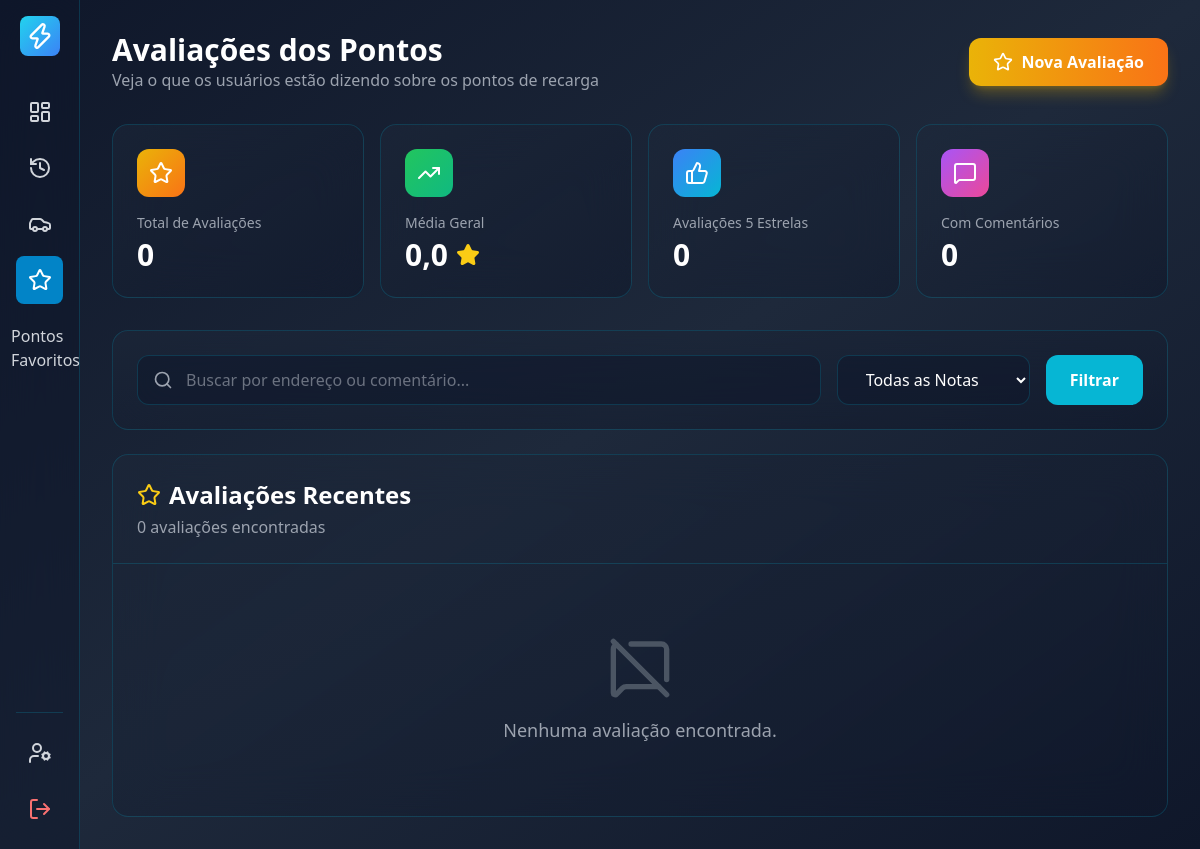
Before: /codigoPWEB/pages/PHP/avaliacoes.php (signed in) with the older database file.
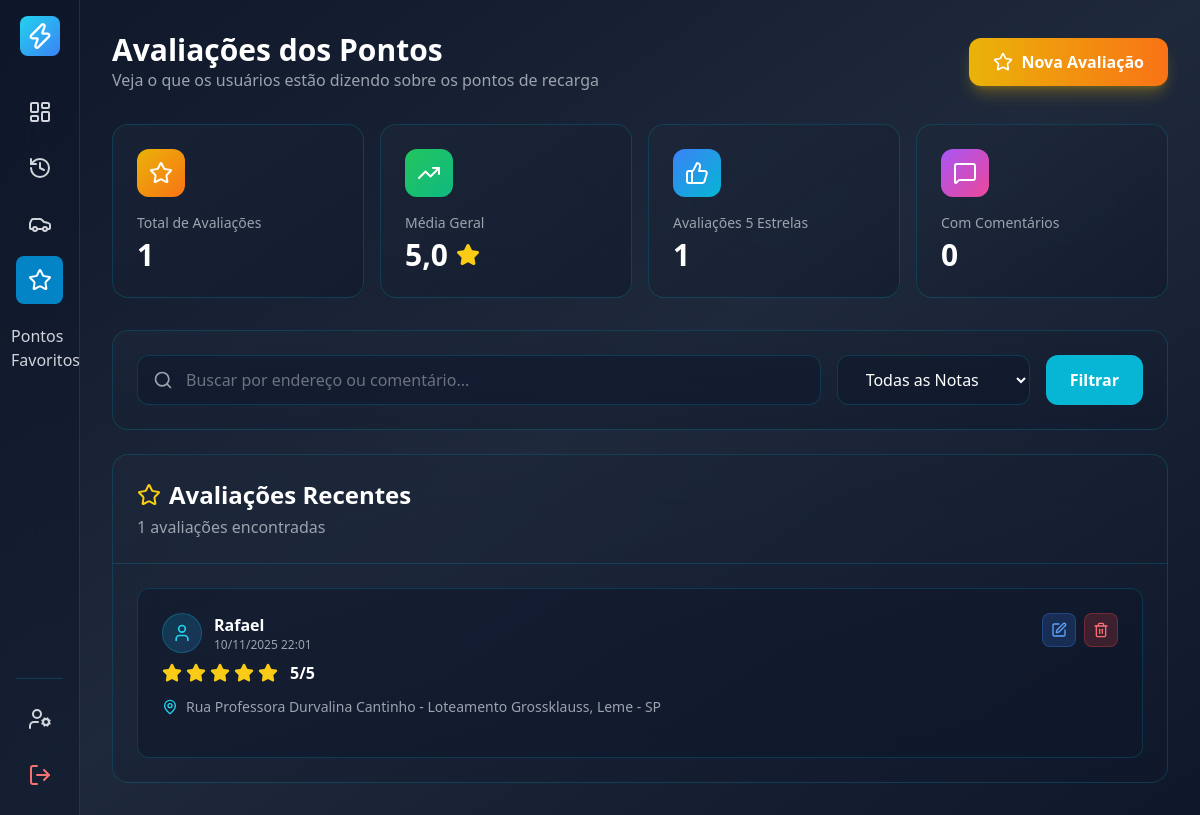
After: the same page with the newer database file.
### tables this page shows
CREATE TABLE `usuario` (
  `ID_USER` int(11) NOT NULL,
  `NOME` varchar(100) NOT NULL,
  `CPF` varchar(11) NOT NULL,
  `EMAIL` varchar(150) NOT NULL,
  `SENHA` varchar(255) NOT NULL,
  `TIPO_USUARIO` tinyint(4) NOT NULL,
  `NUMERO_RESIDENCIA` varchar(10) NOT NULL,
  `COMPLEMENTO_ENDERECO` varchar(100) DEFAULT NULL,
  `FK_ID_CEP` int(11) NOT NULL
);

CREATE TABLE `avaliacao` (
  `ID_AVALIACAO` int(11) NOT NULL,
  `COMENTARIO` varchar(200) DEFAULT NULL,
  `NOTA` tinyint(4) NOT NULL,
  `DATA_AVALIACAO` datetime NOT NULL,
  `EDITADO` tinyint(1) NOT NULL DEFAULT 0,
  `FK_ID_USUARIO` int(11) NOT NULL,
  `FK_PONTO_CARRRGAMENTO` int(11) NOT NULL
);

CREATE TABLE `cep` (
  `ID_CEP` int(11) NOT NULL,
  `CEP` varchar(9) DEFAULT NULL,
  `LOGRADOURO` varchar(255) NOT NULL,
  `FK_BAIRRO` int(11) NOT NULL
);

CREATE TABLE `bairro` (
  `ID_BAIRRO` int(11) NOT NULL,
  `NOME` varchar(255) NOT NULL,
  `FK_CIDADE` int(11) NOT NULL
);

CREATE TABLE `cidade` (
  `ID_CIDADE` int(11) NOT NULL,
  `NOME` varchar(50) NOT NULL,
  `FK_ESTADO` int(11) NOT NULL
);

CREATE TABLE `estado` (
  `ID_ESTADO` int(11) NOT NULL,
  `UF` char(2) NOT NULL
);

### codigoPWEB/pages/PHP/avaliacoes.php (the view, shortened to what the changed rows need)
<?php
$host = '127.0.0.1';
$dbname = 'heliomax';
$username = 'root';
$password = '';
try {
    $pdo = new PDO("mysql:host=$host;dbname=$dbname;charset=utf8mb4", $username, $password);
    $pdo->setAttribute(PDO::ATTR_ERRMODE, PDO::ERRMODE_EXCEPTION);
} catch (PDOException $e) {
    die("Erro na conexão: " . $e->getMessage());
}
$usuario_id = $_SESSION['usuario_id'];
$stmt_user = $pdo->prepare("SELECT u.*, c.LOGRADOURO, b.NOME as bairro, ci.NOME as cidade, e.UF
                       FROM usuario u
                       LEFT JOIN cep c ON u.FK_ID_CEP = c.ID_CEP
                       LEFT JOIN bairro b ON c.FK_BAIRRO = b.ID_BAIRRO
                       LEFT JOIN cidade ci ON b.FK_CIDADE = ci.ID_CIDADE
                       LEFT JOIN estado e ON ci.FK_ESTADO = e.ID_ESTADO
                       WHERE u.ID_USER = ?");
$stmt_user->execute([$usuario_id]);
$sql = "SELECT a.ID_AVALIACAO, a.COMENTARIO, a.NOTA, a.DATA_AVALIACAO,
        COALESCE(a.EDITADO, 0) as EDITADO,
        a.FK_ID_USUARIO, a.FK_PONTO_CARRRGAMENTO,
        u.NOME as usuario_nome,
        c.LOGRADOURO, b.NOME as bairro, ci.NOME as cidade, e.UF,
        pc.ID_PONTO, pc.VALOR_KWH
        FROM avaliacao a
        INNER JOIN usuario u ON a.FK_ID_USUARIO = u.ID_USER
        INNER JOIN ponto_carregamento pc ON a.FK_PONTO_CARRRGAMENTO = pc.ID_PONTO
        LEFT JOIN cep c ON pc.LOCALIZACAO = c.ID_CEP
        LEFT JOIN bairro b ON c.FK_BAIRRO = b.ID_BAIRRO
        LEFT JOIN cidade ci ON b.FK_CIDADE = ci.ID_CIDADE
        LEFT JOIN estado e ON ci.FK_ESTADO = e.ID_ESTADO
        WHERE 1=1";
$params = [];
$sql .= " ORDER BY a.DATA_AVALIACAO DESC";
$stmt = $pdo->prepare($sql);
$stmt->execute($params);
$avaliacoes = $stmt->fetchAll();
$total_avaliacoes = count($avaliacoes);
$soma_notas = array_sum(array_column($avaliacoes, 'NOTA'));
$media_geral = $total_avaliacoes > 0 ? round($soma_notas / $total_avaliacoes, 1) : 0;
$avaliacoes_por_nota = [5 => 0, 4 => 0, 3 => 0, 2 => 0, 1 => 0];
foreach ($avaliacoes as $av) {
    $avaliacoes_por_nota[$av['NOTA']]++;
}
?>
<!DOCTYPE html>
<html lang="pt-BR">
<head>
    <script src="https://cdn.tailwindcss.com"></script>
</head>
<body class="min-h-screen bg-gradient-to-br from-slate-900 via-slate-800 to-slate-900 text-white flex">
    <main class="flex-1 p-4 sm:p-6 lg:p-8 overflow-y-auto">
        <header class="flex justify-between items-center mb-6 lg:mb-8 flex-wrap gap-4">
            <div class="flex-1 min-w-0">
                <h1 class="text-2xl sm:text-3xl font-bold text-white">Avaliações dos Pontos</h1>
            </div>
        </header>
        <div class="grid grid-cols-1 sm:grid-cols-2 lg:grid-cols-4 gap-4 mb-6 lg:mb-8">
            <div
                class="bg-gradient-to-br from-slate-800/50 to-slate-900/50 backdrop-blur-xl rounded-2xl p-4 sm:p-6 border border-cyan-500/20 hover:border-cyan-500/40 transition-all duration-300 hover:scale-105">
                <div class="flex items-center justify-between mb-4">
                    <div
                        class="w-10 h-10 sm:w-12 sm:h-12 rounded-xl bg-gradient-to-br from-yellow-500 to-orange-500 flex items-center justify-center">
                    </div>
                </div>
                <h3 class="text-gray-400 text-xs sm:text-sm mb-1">Total de Avaliações</h3>
                <p class="text-2xl sm:text-3xl font-bold text-white"><?php echo $total_avaliacoes; ?></p>
            </div>
            <div
                class="bg-gradient-to-br from-slate-800/50 to-slate-900/50 backdrop-blur-xl rounded-2xl p-4 sm:p-6 border border-cyan-500/20 hover:border-cyan-500/40 transition-all duration-300 hover:scale-105">
                <div class="flex items-center gap-2">
                    <p class="text-2xl sm:text-3xl font-bold text-white">
                        <?php echo number_format($media_geral, 1, ',', '.'); ?>
                    </p>
                    <i data-lucide="star" class="w-5 h-5 sm:w-6 sm:h-6 text-yellow-400 fill-yellow-400"></i>
                </div>
            </div>
            <div
                class="bg-gradient-to-br from-slate-800/50 to-slate-900/50 backdrop-blur-xl rounded-2xl p-4 sm:p-6 border border-cyan-500/20 hover:border-cyan-500/40 transition-all duration-300 hover:scale-105">
                <div class="flex items-center justify-between mb-4">
                    <div
                        class="w-10 h-10 sm:w-12 sm:h-12 rounded-xl bg-gradient-to-br from-blue-500 to-cyan-500 flex items-center justify-center">
                    </div>
                </div>
                <h3 class="text-gray-400 text-xs sm:text-sm mb-1">Avaliações 5 Estrelas</h3>
                <p class="text-2xl sm:text-3xl font-bold text-white"><?php echo $avaliacoes_por_nota[5]; ?></p>
            </div>
            <div
                class="bg-gradient-to-br from-slate-800/50 to-slate-900/50 backdrop-blur-xl rounded-2xl p-4 sm:p-6 border border-cyan-500/20 hover:border-cyan-500/40 transition-all duration-300 hover:scale-105">
                <div class="flex items-center justify-between mb-4">
                    <div
                        class="w-10 h-10 sm:w-12 sm:h-12 rounded-xl bg-gradient-to-br from-purple-500 to-pink-500 flex items-center justify-center">
                    </div>
                </div>
                <h3 class="text-gray-400 text-xs sm:text-sm mb-1">Com Comentários</h3>
                <p class="text-2xl sm:text-3xl font-bold text-white">
                    <?php echo count(array_filter($avaliacoes, fn($a) => !empty($a['COMENTARIO']))); ?>
                </p>
            </div>
        </div>
        <div
            class="bg-gradient-to-br from-slate-800/50 to-slate-900/50 backdrop-blur-xl rounded-2xl border border-cyan-500/20 overflow-hidden">
            <div class="p-4 sm:p-6 border-b border-cyan-500/20">
                <h2 class="text-xl sm:text-2xl font-bold text-white flex items-center gap-2">
                    <i data-lucide="star" class="w-5 h-5 sm:w-6 sm:h-6 text-yellow-400"></i>
                    Avaliações Recentes
                </h2>
                <p class="text-gray-400 mt-1 text-sm sm:text-base"><?php echo count($avaliacoes); ?> avaliações
                    encontradas</p>
            </div>
            <div class="p-4 sm:p-6">
                <?php if (empty($avaliacoes)): ?>
                    <div class="text-center py-12">
                        <i data-lucide="message-square-off"
                            class="w-12 h-12 sm:w-16 sm:h-16 text-gray-600 mx-auto mb-4"></i>
                        <p class="text-gray-400 text-base sm:text-lg">Nenhuma avaliação encontrada.</p>
                    </div>
                <?php else: ?>
                    <div class="grid grid-cols-1 gap-4">
                        <?php foreach ($avaliacoes as $av): ?>
                            <div
                                class="bg-slate-900/50 border border-cyan-500/20 rounded-xl p-4 sm:p-6 hover:border-cyan-500/40 transition-all">
                                <div class="flex flex-col sm:flex-row sm:items-start justify-between gap-4 mb-4">
                                    <div class="flex-1">
                                        <div class="flex items-center gap-3 mb-2">
                                            <div
                                                class="w-10 h-10 bg-gradient-to-br from-cyan-500/20 to-blue-500/20 rounded-full flex items-center justify-center border border-cyan-500/30 flex-shrink-0">
                                                <i data-lucide="user" class="w-5 h-5 text-cyan-400"></i>
                                            </div>
                                            <div>
                                                <p class="text-white font-semibold text-sm sm:text-base">
                                                    <?php echo htmlspecialchars($av['usuario_nome']); ?>
                                                </p>
                                                <div class="flex items-center gap-2">
                                                    <p class="text-xs text-gray-400">
                                                        <?php echo date('d/m/Y H:i', strtotime($av['DATA_AVALIACAO'])); ?>
                                                    </p>
                                                </div>
                                            </div>
                                        </div>
                                        <div class="flex items-center gap-1 mb-3">
                                            <?php for ($i = 1; $i <= 5; $i++): ?>
                                                <i data-lucide="star"
                                                    class="w-4 h-4 sm:w-5 sm:h-5 <?php echo $i <= $av['NOTA'] ? 'text-yellow-400 fill-yellow-400' : 'text-gray-600'; ?>"></i>
                                            <?php endfor; ?>
                                            <span
                                                class="ml-2 text-white font-semibold text-sm sm:text-base"><?php echo $av['NOTA']; ?>/5</span>
                                        </div>
                                        <div class="flex items-center gap-2 text-xs sm:text-sm text-gray-400">
                                            <i data-lucide="map-pin" class="w-4 h-4 text-cyan-400 flex-shrink-0"></i>
                                            <span>
                                                <?php echo htmlspecialchars($av['LOGRADOURO'] ?? 'Não informado'); ?> -
                                                <?php echo htmlspecialchars($av['bairro'] ?? ''); ?>,
                                                <?php echo htmlspecialchars($av['cidade'] ?? ''); ?> -
                                                <?php echo htmlspecialchars($av['UF'] ?? ''); ?>
                                            </span>
                                        </div>
                                    </div>
                                    <?php if ($av['FK_ID_USUARIO'] == $usuario_id): ?>
                                        <div class="flex gap-2 justify-end sm:justify-start">
                                            <button onclick='editarAvaliacao(<?php echo json_encode($av); ?>)'
                                                class="p-2 bg-blue-500/20 hover:bg-blue-500/30 text-blue-400 rounded-lg border border-blue-500/30 hover:border-blue-500/50 transition-colors">
                                                <i data-lucide="edit" class="w-4 h-4"></i>
                                            </button>
                                            <button onclick="confirmarExclusao(<?php echo $av['ID_AVALIACAO']; ?>)"
                                                class="p-2 bg-red-500/20 hover:bg-red-500/30 text-red-400 rounded-lg border border-red-500/30 hover:border-red-500/50 transition-colors">
                                                <i data-lucide="trash-2" class="w-4 h-4"></i>
                                            </button>
                                        </div>
                                    <?php endif; ?>
                                </div>
                            </div>
                        <?php endforeach; ?>
                    </div>
                <?php endif; ?>
            </div>
        </div>
    </main>
</body>
</html>

Changed rows visible on the page:
computed for usuario: FK_ID_CEP "0" → "1"
added avaliacao: COMENTARIO "0", FK_ID_USUARIO.NOME "Rafael", DATA_AVALIACAO "10/11/2025 22:01", NOTA "5", cep.LOGRADOURO "Rua Professora Durvalina Cantinho", bairro.NOME "Loteamento Grossklauss", cidade.NOME "Leme", estado.UF "SP"
Other visible differences:
$total_avaliacoes: "0" → "1"
$media_geral: "0,0" → "5,0"
count($avaliacoes): "0" → "1"
count(array_filter($avaliacoes, fn($a) => !empty($a['COMENTARIO']))): "0" → (not shown)
text no longer shown: "Nenhuma avaliação encontrada."
